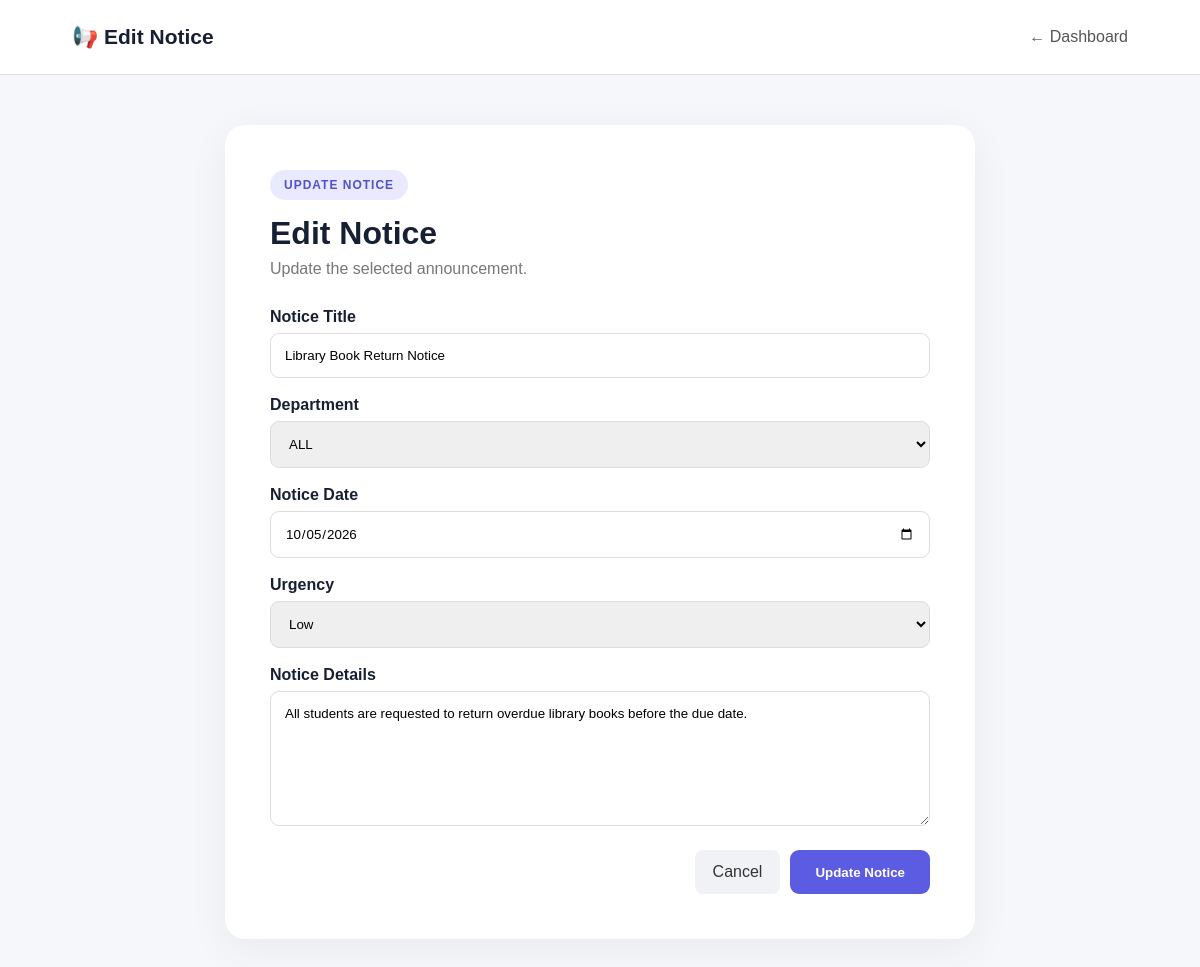
/edit_notice.php?id=3 (signed in), run on the app's committed database.
### tables this page shows
CREATE TABLE IF NOT EXISTS notices (
    id INT AUTO_INCREMENT PRIMARY KEY,
    title VARCHAR(200) NOT NULL,
    department VARCHAR(50) NOT NULL,
    notice_date DATE NOT NULL,
    urgency VARCHAR(20) NOT NULL,
    details TEXT NOT NULL,
    created_at TIMESTAMP DEFAULT CURRENT_TIMESTAMP
);

### edit_notice.php (the view, shortened to what this page needs)
<?php
include "db.php";
$id = isset($_GET["id"]) ? intval($_GET["id"]) : 0;
$result = $conn->query("SELECT * FROM notices WHERE id=$id");
$notice = $result->fetch_assoc();
?>
<!DOCTYPE html>
<html lang="en">
<head>
<title>Edit Notice</title><link rel="stylesheet" href="css/style.css">
</head>
<body>
<header class="admin-navbar"><div class="logo">📢 Edit Notice</div><a href="dashboard.php">← Dashboard</a></header>
<div class="form-container">
<div class="form-header"><span class="badge">UPDATE NOTICE</span><h1>Edit Notice</h1><p>Update the selected announcement.</p></div>
<form method="POST">
<label>Notice Title</label><input type="text" name="title" value="<?php echo htmlspecialchars($notice['title']); ?>" required>
<label>Department</label>
<select name="department">
<?php foreach (["CSE","ECE","MECH","CIVIL","ALL"] as $d): ?>
<option value="<?php echo $d; ?>" <?php if($notice['department']==$d) echo "selected"; ?>><?php echo $d; ?></option>
<?php endforeach; ?>
</select>
<label>Notice Date</label><input type="date" name="notice_date" value="<?php echo $notice['notice_date']; ?>" required>
<label>Urgency</label>
<select name="urgency">
<?php foreach (["High","Medium","Low"] as $u): ?>
<option value="<?php echo $u; ?>" <?php if($notice['urgency']==$u) echo "selected"; ?>><?php echo $u; ?></option>
<?php endforeach; ?>
</select>
<label>Notice Details</label><textarea name="details" rows="7" required><?php echo htmlspecialchars($notice['details']); ?></textarea>
<div class="form-buttons"><a href="dashboard.php" class="clear-btn">Cancel</a><button type="submit" class="login-btn">Update Notice</button></div>
</form>
</div>
</body>
</html>

### style.css (style rules this page uses)
* { margin:0;padding:0;box-sizing:border-box }
body { font-family:Arial,Helvetica,sans-serif;background:#f5f7fb;color:#172033 }
.logo { font-size:21px;font-weight:800 }
.badge { display:inline-block;padding:8px 14px;background:#e9eaff;color:#5052c8;border-radius:30px;font-size:12px;font-weight:800;letter-spacing:1px }
.clear-btn { padding:13px 18px;background:#f1f2f5;color:#333;text-decoration:none;border-radius:8px }
.login-btn { width:100%;padding:14px;margin-top:20px;border:none;border-radius:9px;background:#5b5ce2;color:white;font-weight:bold;cursor:pointer }
.admin-navbar { height:75px;padding:0 6%;background:white;border-bottom:1px solid #ddd;display:flex;justify-content:space-between;align-items:center }
.admin-navbar a { text-decoration:none;color:#555 }
.form-container { max-width:750px;margin:50px auto;background:white;padding:45px;border-radius:20px;box-shadow:0 10px 40px rgba(0,0,0,.06) }
.form-header { margin-bottom:30px }
.form-header h1 { margin:15px 0 8px }
.form-header p { color:#777 }
.form-container label { display:block;margin:18px 0 7px;font-weight:bold }
.form-container input,.form-container select,.form-container textarea { width:100%;padding:14px;border:1px solid #ddd;border-radius:9px;font-family:inherit }
.form-container textarea { resize:vertical }
.form-buttons { display:flex;gap:10px;justify-content:flex-end;margin-top:20px }
.form-buttons .login-btn { width:auto;padding:13px 25px;margin-top:0 }

### data on the page
notices: title "Library Book Return Notice", department "ALL", notice_date "10/05/2026", urgency "Low", details "All students are requested to return overdue library books before the due date."
